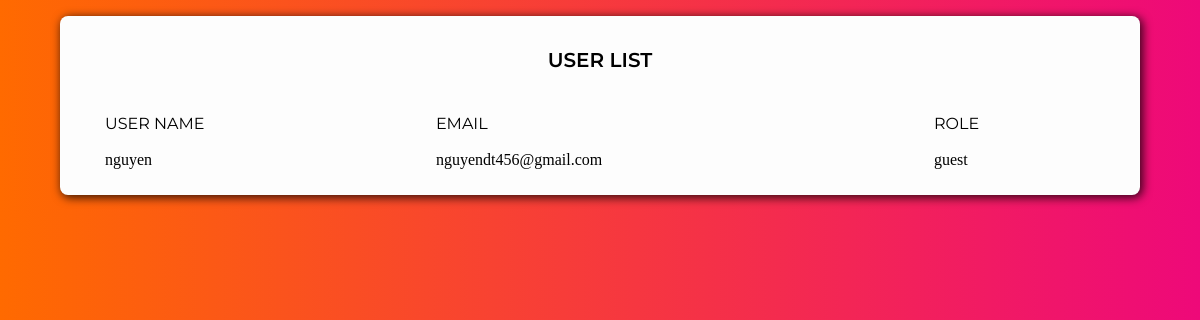
Page / (signed in) on the earlier database version.
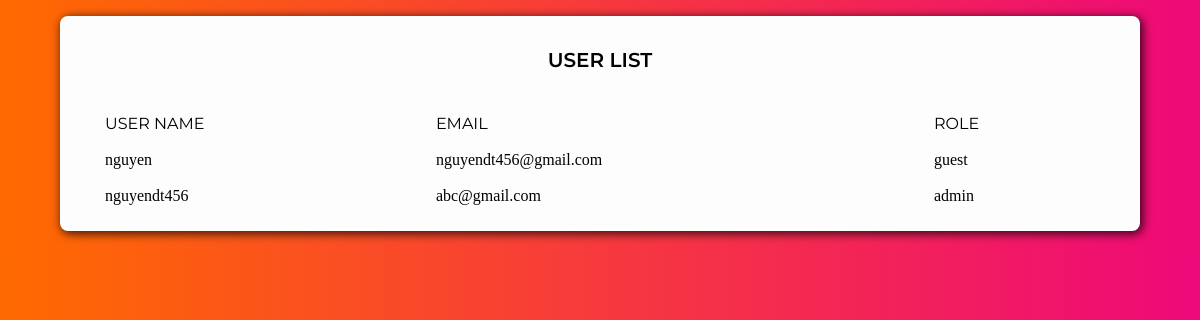
Same page on the later database version.
### app.py (models this page shows, shortened)
class User(db.Model, UserMixin):
    __tablename__ = 'users'
    id = db.Column(db.Integer, primary_key = True)
    username = db.Column(db.String(80), unique = True, nullable = False)
    password = db.Column(db.String(120), unique = False, nullable = False)
    email = db.Column(db.String(120), nullable = False)
    role = db.relationship('Role', secondary = 'user_role', backref = db.backref('roler',lazy = 'dynamic'))

class Role(db.Model):
    __tablename__ = 'roles'
    id = db.Column(db.Integer(), primary_key = True)
    name = db.Column(db.String(20), unique = True)

### app.py (the view, shortened to what this page needs)
@app.route("/",methods = ['GET','POST'])
def index():
    if current_user.is_authenticated:
        return render_template("index.html", users = User.query.all())

### app.py (called while the page is built)
@login_manager.user_loader
def load_user(user_id):
    usid = User.query.get(user_id)
    print(usid)
    return usid

### templates/index.html (shortened to what this page needs)
<!DOCTYPE html>
<html lang="en">
    <head>
        <link href="/static/index.css" type="text/css" rel="stylesheet" />
    </head>
    <body>
        <div class="full-width">
            <table class="user-table">
                <caption class="user-table__caption">
                    User List
                </caption>
                <thead class="user-table__header">
                    <tr class="user-table__header__row">
                        <th class="user-table__header__title">User name</th>
                        <th class="user-table__header__title">Email</th>
                        <th class="user-table__header__title">Role</th>
                    </tr>
                </thead>
                <tbody class="bodyuser-table__body">
                    {% for user in users %}
                    <tr class="user-table__body__row">
                        <td class="user-table__body__data">
                            {{user.username}}
                        </td>
                        <td class="user-table__body__data">
                            {{user.email}}
                        </td>
                        <td class="user-table__body__data">
                            {{user.role[0].name}}
                        </td>
                    </tr>
                    {% endfor %}
                </tbody>
            </table>
        </div>
    </body>
</html>

### static/index.css (style rules this page uses)
html, body { margin: 0; background: #ee0979; background: -webkit-linear-gradient( to right, #ff6a00, #ee0979 ); background: linear-gradient( to right, #ff6a00, #ee0979 ); }
.full-width { width: 95vw; overflow: auto; margin: 1rem auto; background-color: #fdfdfd; border-radius: 0.5rem; -webkit-box-shadow: 2px 2px 10px 1px rgba(0, 0, 0, 0.75); -moz-box-shadow: 2px 2px 10px 1px rgba(0, 0, 0, 0.75); box-shadow: 2px 2px 10px 1px rgba(0, 0, 0, 0.75); }
.user-table { width: 90%; margin: 1rem auto 1rem auto; }
.user-table__header__title { padding-bottom: 1rem; text-transform: uppercase; font-family: Montserrat; font-weight: 400; text-align: left; text-decoration: none; }
.user-table__body__data, .user-table__header__title { padding: 0.5rem 1rem 0.5rem 1rem; }
.user-table__caption { text-transform: uppercase; font-weight: 600; font-family: Montserrat; font-size: 1.25rem; padding: 1rem 2rem 2rem 2rem; }
@media screen and (min-width: 720px) { .full-width { width: 90vw; overflow: auto; } }
@media screen and (min-width: 720px) { .user-table { width: 95%; margin: 1rem auto 1rem auto; } }

Differences in the rows shown:
added User: username "nguyendt456", email "abc@gmail.com", name "admin"
